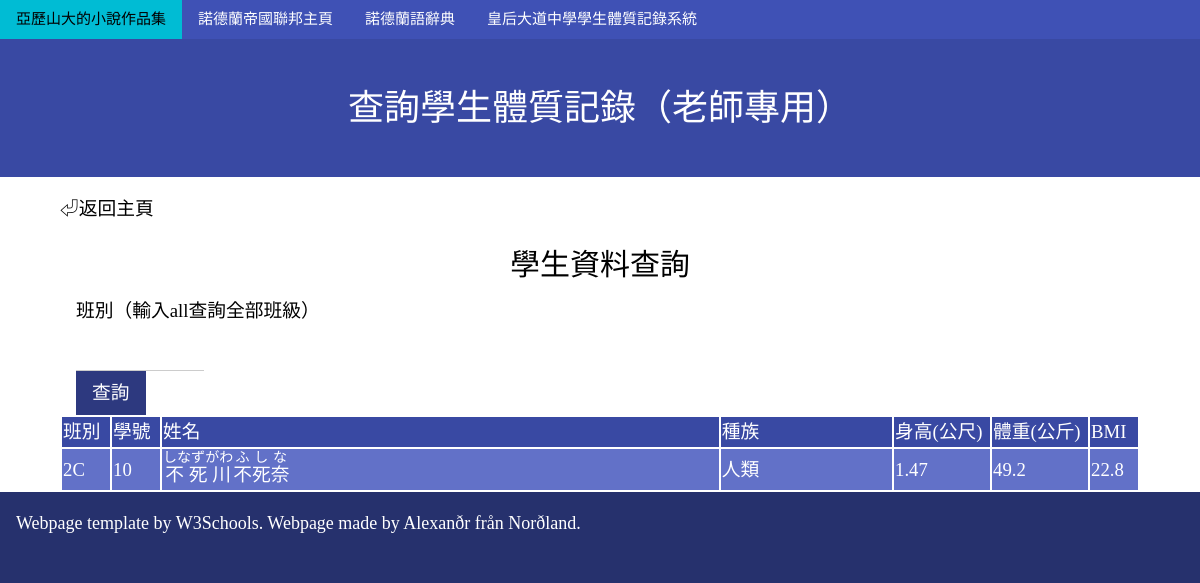
The app's page /SBA/school.php?class=2C (signed in) with its own data.
### tables this page shows
CREATE TABLE `pinfo` (
  `name` text NOT NULL,
  `race` text NOT NULL,
  `stid` int(11) NOT NULL,
  `class` text NOT NULL,
  `clsno` int(11) NOT NULL,
  `weight` float NOT NULL,
  `height` float NOT NULL,
  `debug` int(11) NOT NULL
);

### SBA/school.php (the view, shortened to what this page needs)
<!DOCTYPE html>
<html>
<head>
    <link rel="stylesheet" href="css/w3.css">
    <link rel="stylesheet" href="css/w3-theme-indigo.css">
    <link rel="stylesheet" href="css/fancyFont.css">
</head>
<body style="font-family: MSJH; background-color: #26316d;">
    <div class="w3-bar w3-theme">
    <a href="../main" class="w3-bar-item w3-button w3-hover-cyan">亞歷山大的小說作品集</a>
    <a href="../northland" class="w3-bar-item w3-button w3-hover-cyan">諾德蘭帝國聯邦主頁</a>
    <a href="../northland/wordbook" class="w3-bar-item w3-button w3-hover-cyan">諾德蘭語辭典</a>
    <a href="index.html" class="w3-bar-item w3-button w3-hover-cyan">皇后大道中學學生體質記錄系統</a>
  </div>
      <div class="w3-container w3-padding-32 w3-theme-d1">
        <h1 style="text-align: center; font-family: MSJH;">查詢學生體質記錄（老師專用）</h1>
      </div>
      <div class="w3-row-padding w3-white">
        <div style="margin-left: auto; margin-right: auto; max-width: 1080px; font-size: 125%;">
          <p><a href="index.html">⏎返回主頁</a></p>
        </div>
        <div style="margin-left: auto; margin-right: auto; max-width: 1080px; font-size: 125%;">
            <h2 class="center" style="font-family: MSJH;">學生資料查詢</h2>
            <form class="w3-container" name="search" method="GET" action="">
                <label>班別（輸入all查詢全部班級）</label>
                <input class="w3-input" type="text" name="class" style="width: 128px;">
                <button class="w3-btn w3-theme-d3 w3-hover-cyan">查詢</button>
            </form>
            <?php
            $link = mysqli_connect('localhost','root','','students');
            if (!$link) {
                echo "連接數據庫失敗<br>";
            } elseif ($_GET) {
            if (!$_GET['class']) {
                echo "請輸入想要查詢的班級！<br>";
            } else {
                echo "<table style='width: 100%;'><tbody><tr class='w3-theme-d1'><td style='width: 48px;'>班別</td><td style='width: 48px;'>學號</td><td>姓名</td><td>種族</td><td style='width: 96px;'>身高(公尺)</td><td style='width: 96px;'>體重(公斤)</td><td style='width: 48px;'>BMI</td></tr>";
                $class = $_GET['class'];
                if ($class == "all") {
                    $query = "SELECT * FROM pinfo ORDER BY class ASC, clsno ASC";
                    $result = mysqli_query($link, $query);
                    while ($row = mysqli_fetch_assoc($result)) {
                        $found = true;
                        $name = $row['name'];
                        $race = $row['race'];
                        $stid = $row['stid'];
                        $class = $row['class'];
                        $clsno = $row['clsno'];
                        $w = $row['weight'];
                        $h = $row['height'];
                        $BMI = number_format(($w / ($h ** 2)), 1);
                        echo "<tr class='w3-theme-l1'><td>{$class}</td><td>{$clsno}</td><td>{$name}</td><td>{$race}</td><td>{$h}</td><td>{$w}</td><td>{$BMI}</td></tr>";
                    }
                    echo "</tbody></table>";
                } elseif ($class == "lorem ipsum") {
                    $found = true;
                    $ipsum = file_get_contents("assets/ipsum.txt");
                    echo $ipsum;
                } else {
                    $query = "SELECT * FROM pinfo WHERE class = '{$class}' ORDER BY clsno ASC";
                    $result = mysqli_query($link, $query);
                    while ($row = mysqli_fetch_assoc($result)) {
                        $name = $row['name'];
                        $race = $row['race'];
                        $class = $row['class'];
                        $clsno = $row['clsno'];
                        $w = $row['weight'];
                        $h = $row['height'];
                        $BMI = number_format(($w / ($h ** 2)), 1);
                        echo "<tr class='w3-theme-l1'><td>{$class}</td><td>{$clsno}</td><td>{$name}</td><td>{$race}</td><td>{$h}</td><td>{$w}</td><td>{$BMI}</td></tr>";
                    }
                    echo "</tbody></table>";
                }
            }
            }
            ?>
        </div>
      </div>
      <div class="w3-container w3-theme-d4">
      <p class="w3-large"><a href="https://www.w3schools.com/w3css/w3css_material.asp ">Webpage template by W3Schools</a>. Webpage made by Alexanðr från Norðland.</p>
      </div>
</body>
</html>

### SBA/css/w3.css (style rules this page uses)
html { box-sizing:border-box }
*,*:before,*:after { box-sizing:inherit }
html { -ms-text-size-adjust:100%;-webkit-text-size-adjust:100% }
body { margin:0 }
a { background-color:transparent }
button,input,select,textarea,optgroup { font:inherit;margin:0 }
button,input { overflow:visible }
button,select { text-transform:none }
button,[type=button],[type=reset],[type=submit] { -webkit-appearance:button }
html,body { font-family:Verdana,sans-serif;font-size:15px;line-height:1.5 }
html { overflow-x:hidden }
h1 { font-size:36px }
h2 { font-size:30px }
h1,h2,h3,h4,h5,h6 { font-family:"Segoe UI",Arial,sans-serif;font-weight:400;margin:10px 0 }
a { color:inherit }
.w3-btn,.w3-button { border:none;display:inline-block;padding:8px 16px;vertical-align:middle;overflow:hidden;text-decoration:none;color:inherit;background-color:inherit;text-align:center;cursor:pointer;white-space:nowrap }
.w3-btn,.w3-button { -webkit-touch-callout:none;-webkit-user-select:none;-khtml-user-select:none;-moz-user-select:none;-ms-user-select:none;user-select:none }
.w3-input { padding:8px;display:block;border:none;border-bottom:1px solid #ccc;width:100% }
.w3-bar { width:100%;overflow:hidden }
.w3-bar .w3-bar-item { padding:8px 16px;float:left;width:auto;border:none;display:block;outline:0 }
.w3-bar .w3-button { white-space:normal }
.w3-container:after,.w3-container:before,.w3-panel:after,.w3-panel:before,.w3-row:after,.w3-row:before,.w3-row-padding:after,.w3-row-padding:before, .w3-cell-row:before,.w3-cell-row:after,.w3-clear:after,.w3-clear:before,.w3-bar:before,.w3-bar:after { content:"";display:table;clear:both }
.w3-row-padding,.w3-row-padding>.w3-half,.w3-row-padding>.w3-third,.w3-row-padding>.w3-twothird,.w3-row-padding>.w3-threequarter,.w3-row-padding>.w3-quarter,.w3-row-padding>.w3-col { padding:0 8px }
.w3-container,.w3-panel { padding:0.01em 16px }
.w3-large { font-size:18px!important }
.w3-padding-32 { padding-top:32px!important;padding-bottom:32px!important }
.w3-white,.w3-hover-white:hover { color:#000!important;background-color:#fff!important }

### SBA/css/w3-theme-indigo.css (style rules this page uses)
.w3-theme-l1 { color:#fff !important; background-color:#6271c8 !important }
.w3-theme-d1 { color:#fff !important; background-color:#3949a3 !important }
.w3-theme-d3 { color:#fff !important; background-color:#2d397f !important }
.w3-theme-d4 { color:#fff !important; background-color:#26316d !important }
.w3-theme { color:#fff !important; background-color:#3f51b5 !important }

### records on screen
pinfo: class "2C", clsno "10", name "不死川 しなずがわ 不死奈 ふしな", race "人類", height "1.47", weight "49.2", BMI "22.8"
